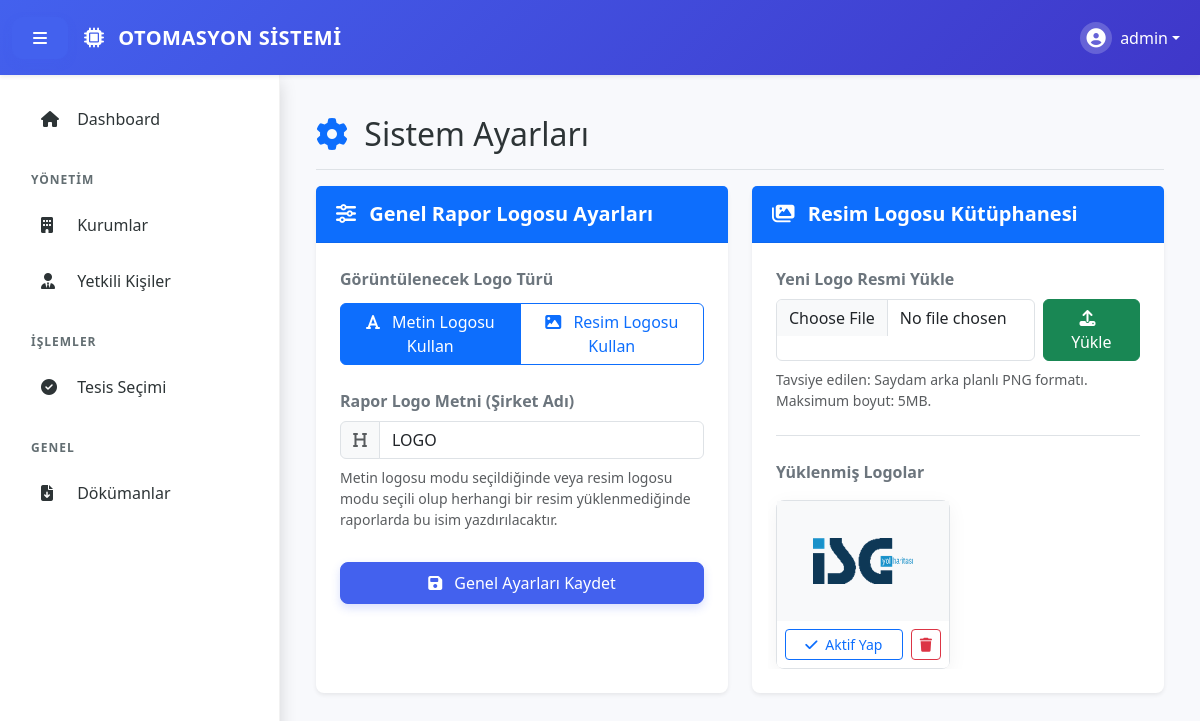
The page /pages/ayarlar.php (signed in) on the database its author committed.
### tables this page shows
CREATE TABLE IF NOT EXISTS system_settings (
    id INT AUTO_INCREMENT PRIMARY KEY,
    setting_key VARCHAR(100) NOT NULL UNIQUE,
    setting_value TEXT,
    updated_at TIMESTAMP DEFAULT CURRENT_TIMESTAMP ON UPDATE CURRENT_TIMESTAMP
);

CREATE TABLE IF NOT EXISTS uploaded_logos (
    id INT AUTO_INCREMENT PRIMARY KEY,
    filename VARCHAR(255) NOT NULL,
    original_name VARCHAR(255) NOT NULL,
    uploaded_at TIMESTAMP DEFAULT CURRENT_TIMESTAMP
);

### htdocs/includes/functions.php (called while the page is built, shortened)
<?php
function getSetting($pdo, $key, $default = '')
{
    try {
        $stmt = $pdo->prepare("SELECT setting_value FROM system_settings WHERE setting_key = ?");
        $stmt->execute([$key]);
        $val = $stmt->fetchColumn();
        return ($val !== false) ? $val : $default;
    } catch (PDOException $e) {
        return $default;
    }
}
?>

### htdocs/pages/ayarlar.php (the view, shortened to what this page needs)
<?php
require_once '../includes/db.php';
require_once '../includes/functions.php';
$current_logo_text = getSetting($pdo, 'logo_text', 'LOGO');
$current_active_logo = getSetting($pdo, 'active_logo', '');
$stmt_logos = $pdo->query("SELECT * FROM uploaded_logos ORDER BY id DESC");
$uploaded_logos = $stmt_logos->fetchAll();
include '../includes/header.php';
?>
<div class="d-flex justify-content-between flex-wrap flex-md-nowrap align-items-center pt-3 pb-2 mb-3 border-bottom">
    <h1 class="h2"><i class="fas fa-cog text-primary me-2"></i> Sistem Ayarları</h1>
</div>
<div class="row">
    <div class="col-lg-6 mb-4">
        <div class="card shadow-sm border-0 rounded-3 h-100">
            <div class="card-header bg-primary text-white py-3">
                <h5 class="card-title mb-0 fw-semibold"><i class="fas fa-sliders-h me-2"></i> Genel Rapor Logosu Ayarları</h5>
            </div>
            <div class="card-body p-4">
                <form method="POST" action="">
                    <div class="mb-4">
                        <label class="form-label fw-bold text-secondary d-block">Görüntülenecek Logo Türü</label>
                        <div class="btn-group w-100 mt-1" role="group" aria-label="Logo Tipi Seçimi">
                            <label class="btn btn-outline-primary py-2.5 fw-medium" for="logo_type_text">
                                <i class="fas fa-font me-2"></i> Metin Logosu Kullan
                            </label>
                            <label class="btn btn-outline-primary py-2.5 fw-medium" for="logo_type_image">
                                <i class="fas fa-image me-2"></i> Resim Logosu Kullan
                            </label>
                        </div>
                    </div>
                    <div class="mb-4">
                        <label for="logo_text" class="form-label fw-bold text-secondary">Rapor Logo Metni (Şirket Adı)</label>
                        <div class="input-group">
                            <span class="input-group-text bg-light"><i class="fas fa-heading text-muted"></i></span>
                            <input type="text" class="form-control" id="logo_text" name="logo_text"
                                   value="<?php echo htmlspecialchars($current_logo_text); ?>" required>
                        </div>
                        <div class="form-text mt-2 text-muted small">
                            Metin logosu modu seçildiğinde veya resim logosu modu seçili olup herhangi bir resim yüklenmediğinde raporlarda bu isim yazdırılacaktır.
                        </div>
                    </div>
                    <div class="d-grid mt-4 pt-2">
                        <button type="submit" class="btn btn-primary py-2.5 rounded-3">
                            <i class="fas fa-save me-2"></i> Genel Ayarları Kaydet
                        </button>
                    </div>
                </form>
            </div>
        </div>
    </div>
    <div class="col-lg-6 mb-4">
        <div class="card shadow-sm border-0 rounded-3 h-100">
            <div class="card-header bg-primary text-white py-3">
                <h5 class="card-title mb-0 fw-semibold"><i class="fas fa-images me-2"></i> Resim Logosu Kütüphanesi</h5>
            </div>
            <div class="card-body p-4">
                <form method="POST" action="" enctype="multipart/form-data" class="border-bottom pb-4 mb-4">
                    <label class="form-label fw-bold text-secondary mb-2">Yeni Logo Resmi Yükle</label>
                    <div class="d-flex gap-2">
                        <input class="form-control" type="file" name="logo_image" accept="image/*" required>
                        <button type="submit" class="btn btn-success px-4"><i class="fas fa-upload me-2"></i> Yükle</button>
                    </div>
                    <div class="form-text mt-2 text-muted small">
                        Tavsiye edilen: Saydam arka planlı PNG formatı. Maksimum boyut: 5MB.
                    </div>
                </form>
                <label class="form-label fw-bold text-secondary mb-3">Yüklenmiş Logolar</label>
                <?php if (empty($uploaded_logos)): ?>
                    <div class="text-center py-4 text-muted bg-light rounded-3">
                        <i class="far fa-image fa-3x mb-3 text-muted opacity-50"></i>
                        <p class="mb-0 small fw-medium">Kütüphanede henüz yüklü bir logo resmi yok.</p>
                    </div>
                <?php else: ?>
                    <div class="row row-cols-1 row-cols-sm-2 g-3 overflow-auto" style="max-height: 380px;">
                        <?php foreach ($uploaded_logos as $logo):
                            $is_active = ($logo['filename'] === $current_active_logo);
                            ?>
                            <div class="col">
                                <div class="card h-100 border rounded-3 position-relative <?php echo $is_active ? 'border-primary shadow-sm bg-light bg-opacity-25' : ''; ?>">
                                    <div class="d-flex align-items-center justify-content-center p-3" style="height: 120px; background-color: #f8f9fa;">
                                        <img src="../uploads/logos/<?php echo htmlspecialchars($logo['filename']); ?>"
                                             alt="<?php echo htmlspecialchars($logo['original_name']); ?>"
                                             class="img-fluid" style="max-height: 90px; object-fit: contain;">
                                    </div>
                                    <div class="card-footer bg-white border-top-0 d-flex gap-2 p-2">
                                        <?php if (!$is_active): ?>
                                            <form method="POST" action="" class="w-100">
                                                <button type="submit" class="btn btn-sm btn-outline-primary w-100">
                                                    <i class="fas fa-check me-1"></i> Aktif Yap
                                                </button>
                                            </form>
                                        <?php else: ?>
                                            <button class="btn btn-sm btn-success w-100 disabled" disabled>
                                                <i class="fas fa-check-circle me-1"></i> Seçili
                                            </button>
                                        <?php endif; ?>
                                        <form method="POST" action="" class="d-inline" onsubmit="return confirm('Bu logo resmini kalıcı olarak silmek istediğinizden emin misiniz?')">
                                            <button type="submit" class="btn btn-sm btn-outline-danger" title="Kalıcı Olarak Sil">
                                                <i class="fas fa-trash"></i>
                                            </button>
                                        </form>
                                    </div>
                                </div>
                            </div>
                        <?php endforeach; ?>
                    </div>
                <?php endif; ?>
            </div>
        </div>
    </div>
</div>
<?php include '../includes/footer.php'; ?>

### htdocs/assets/css/style.css (style rules this page uses)
:root { --primary-color: #4361ee; --secondary-color: #3f37c9; --bg-light: #f8f9fc; --sidebar-bg: #ffffff; --text-main: #2d3436; --text-muted: #636e72; --nav-height: 75px; --sidebar-width: 280px; }
body { font-family: 'Segoe UI', Roboto, Helvetica, Arial, sans-serif; background-color: var(--bg-light); color: var(--text-main); overflow-x: hidden; }
body.logged-in { padding-top: var(--nav-height); }
.card { border: none; border-radius: 15px; box-shadow: 0 5px 20px rgba(0, 0, 0, 0.05); transition: transform 0.3s; }
.card-header { background-color: transparent; border-bottom: 1px solid rgba(0, 0, 0, 0.05); padding: 1.25rem; font-weight: 600; }
.btn-primary { background-color: var(--primary-color); border-color: var(--primary-color); border-radius: 10px; padding: 8px 20px; font-weight: 500; box-shadow: 0 4px 10px rgba(67, 97, 238, 0.2); }

### rows shown on the page
system_settings: logo_text "LOGO"
uploaded_logos: filename (picture)

### other values the page prints
$_SESSION['username'] "admin"
